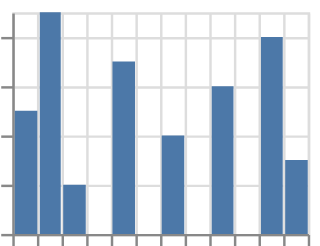

Source (Vega-Lite JSON):
### Vega-Lite specification from a JSON file in a GitHub repository (floating-point values rounded to 4 significant figures)
{"$schema": "https://vega.github.io/schema/vega-lite/v6.json", "padding": 5, "autosize": "none", "data": {"name": "table", "values": [{"c": "A", "g": "p", "x": 1, "y": 2, "v": 5, "t": "2024-01-15", "o": {"v": 3}, "IMDB Rating": 6.1, "d": "x1"}, {"c": "B", "g": "q", "x": 2, "y": 4, "v": 9, "t": "2024-02-20", "o": {"v": 7}, "IMDB Rating": 7.4, "d": "x2"}, {"c": "A", "g": "q", "x": 3, "y": 3, "v": 2, "t": "2024-03-05", "o": {"v": 1}, "IMDB Rating": 5.2, "d": "x1"}, {"c": "C", "g": "p", "x": 4, "y": 6, "v": 7, "t": "2024-05-30", "o": {"v": 4}, "IMDB Rating": 8.8, "d": "x3"}, {"c": "B", "g": "p", "x": 5, "y": 5, "v": 4, "t": "2024-07-11", "o": {"v": 9}, "IMDB Rating": 6.9, "d": "x2"}, {"c": "C", "g": "q", "x": 6, "y": 8, "v": 6, "t": "2024-09-02", "o": {"v": 2}, "IMDB Rating": 7.7, "d": "x3"}, {"c": "A", "g": "p", "x": 7, "y": 7, "v": 8, "t": "2024-11-25", "o": {"v": 5}, "IMDB Rating": 4.4, "d": "x1"}, {"c": "B", "g": "q", "x": 8, "y": 9, "v": 3, "t": "2024-12-31", "o": {"v": 8}, "IMDB Rating": 9.1, "d": "x2"}]}, "width": 120, "height": 90, "mark": "bar", "encoding": {"x": {"field": "t", "type": "temporal", "timeUnit": "month"}, "y": {"field": "v", "type": "quantitative", "aggregate": "sum"}}, "config": {"fieldTitle": "functional"}}
